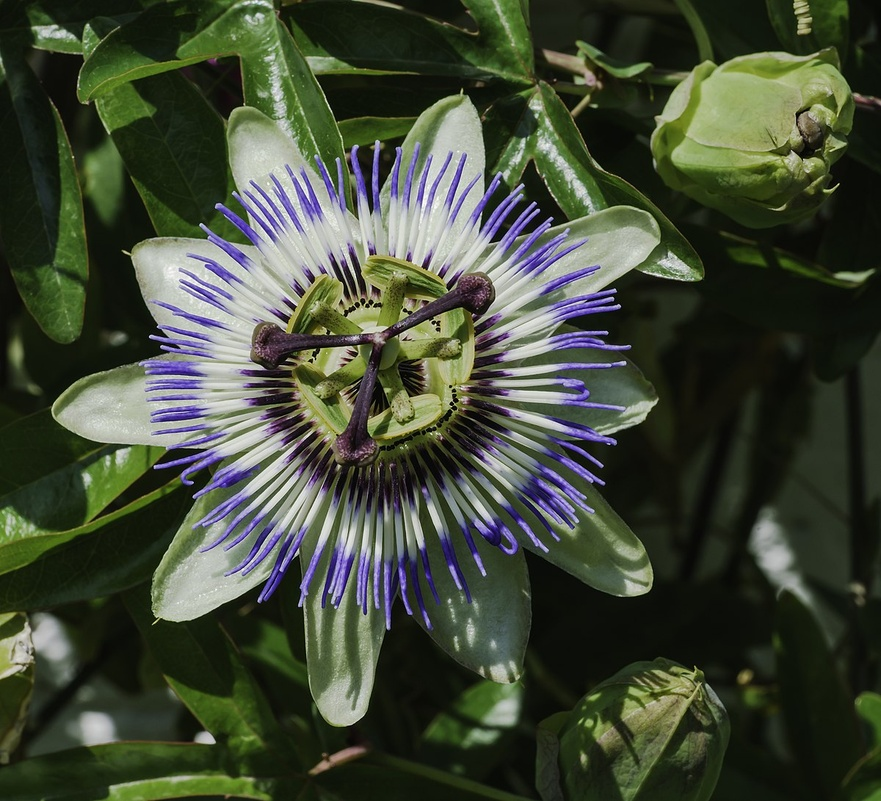
#> input picture Demosaicing/Passiflora_caerulea.jpg, 881 x 801 px, shrunk from 1200 x 1091 before the run
$ python demosaicing.py
#> lines starting #> are read from the running program, lines starting #| are printed output that depends on the picture
import cv2 as cv
import numpy as np
from matplotlib import pyplot as plt

img = cv.imread('Passiflora_caerulea.jpg')      # It is needed to be in this folder to be able to upload the image
#> img is the input picture: shape (801, 881, 3); mean B, G, R 55.2, 72.6, 65.1

plt.axis('off')
plt.imshow(img)
plt.show()


#BayerMask = np.array([[[0, 1], [0, 0]],
#                         [[1, 0], [0, 1]],
#                         [[0, 0], [1, 0]]], np.uint8)  - visualising as matrix Bayer mask

def bayer(image):           # Simulating image sensor with Bayer filter
  length = len(image)
  width = len(image[0])
  bayer = np.zeros_like(image)
  for row in range (length):
    for column in range (width):
      if (row%2 == 1 and column%2 == 1):
        bayer[row, column] = [image[row, column, 0], 0, 0]      #blue
      elif (row%2 == 0 and column%2 == 0):
        bayer[row, column] = [0, 0, image[row, column, 2]]      #red
      else:
        bayer[row, column] = [0, image[row, column, 1], 0]     #green

  return bayer


def x_trans(image):         # Simulating image sensor with Fuji X-Trans filter
  length = len(image)
  width = len(image[0])
  x_trans = np.zeros((length, width, 3), np.uint8)
  for row in range (0, length):
    for column in range (0, width):
      if (row%6 == 0 and column%6 == 1) or (row%6 == 0 and column%6 == 5) or (row%6 == 1 and column%6 == 3) or (row%6 == 2 and column%6 == 0) or (row%6 == 3 and column%6 == 2) or (row%6 == 3 and column%6 == 4) or (row%6 == 4 and column%6 == 0) or (row%6 == 5 and column%6 == 3): #blue

        x_trans[row][column] = [image[row][column][0], 0, 0]
      elif (row%6 == 0 and column%6 == 2) or (row%6 == 0 and column%6 == 4) or (row%6 == 1 and column%6 == 0) or (row%6 == 2 and column%6 == 3) or (row%6 == 3 and column%6 == 1) or (row%6 == 3 and column%6 == 5) or (row%6 == 4 and column%6 == 3) or (row%6 == 5 and column%6 == 0): #red

        x_trans[row][column] = [0, 0, image[row][column][2]]
      else:
      #((row%6 == 0 or row%6 == 3) and (column%6 == 0 or column%6 == 3)) or ((row%6 == 1 or row%6 == 2 or row%6 == 4 or row%6 == 5) and (column%6 == 1 or column%6 == 2 or column%6 == 4 or column%6 == 5)): #green
        x_trans[row][column] = [0, image[row][column][1], 0]

  return x_trans

plt.imshow(bayer(img))    # Mosaicing image using Bayer filter
#> in bayer, `length = len(image)`: length = 801
#> in bayer, `width = len(image[0])`: width = 881
#> after the loop in bayer, `for row in range (length):`:
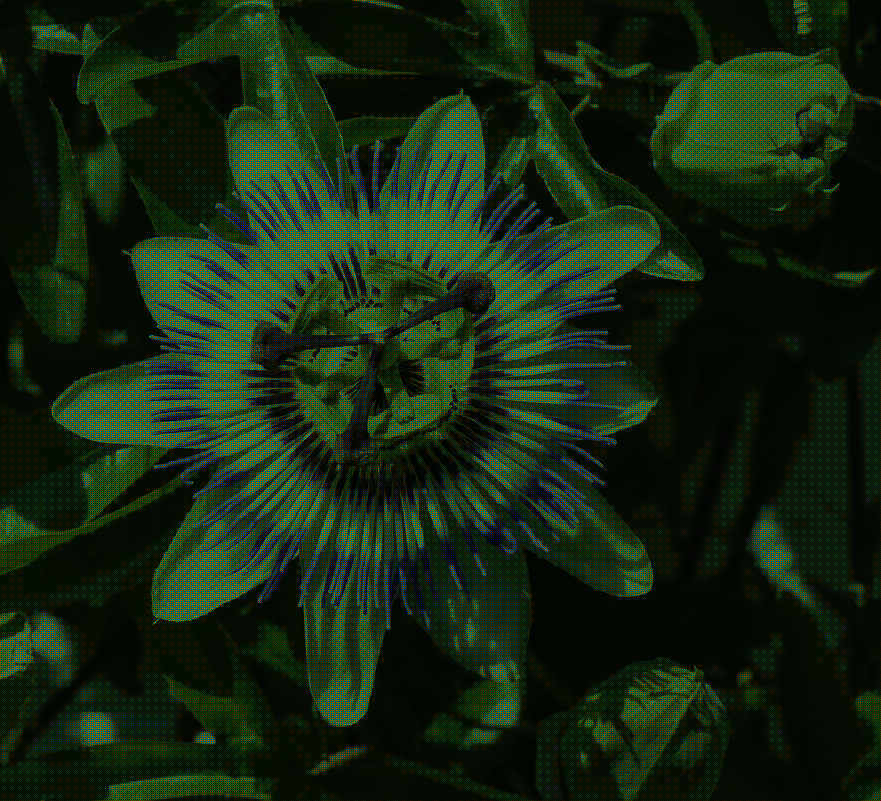
#> bayer: shape (801, 881, 3); mean B, G, R 13.8, 36.3, 16.3
plt.axis('off')
plt.show()

plt.imshow(x_trans(img))    # Mosaicing image using Fuji X-Trans filter
#> in x_trans, `length = len(image)`: length = 801
#> in x_trans, `width = len(image[0])`: width = 881
#> after the loop in x_trans, `for row in range (0, length):`:
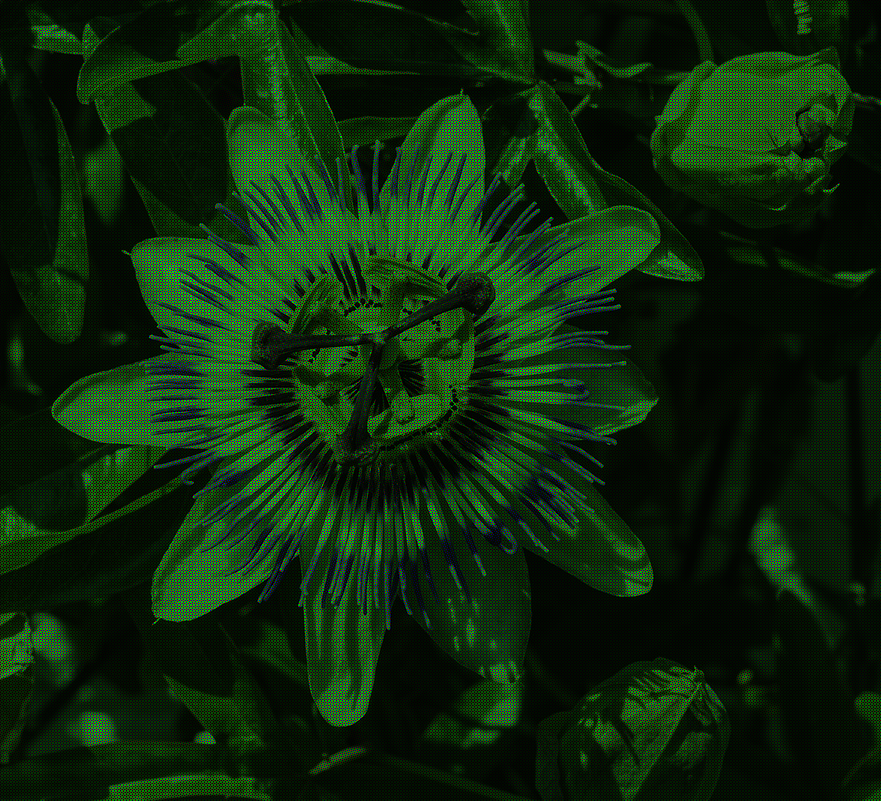
#> x_trans: shape (801, 881, 3); mean B, G, R 12.3, 40.3, 14.5
plt.axis('off')
plt.show()


def bayer_demosaic(image):          # Reconstructing (demosaicing) of a Bayer format image (Bayer interpolation)

  length = len(image)
  width = len(image[0])
  demosaic = np.zeros((length, width, 3), np.uint8)

  B, G, R = cv.split(image)
  kernelGreen = np.ones((2,2), np.float32)/2
  kernelRedBlue = np.ones((2,2), np.float32)

  demosaic[:,:,2] = cv.filter2D(R, -1, kernelRedBlue)    #red
  demosaic[:,:,0] = cv.filter2D(B, -1, kernelRedBlue)    #blue
  demosaic[:,:,1] = cv.filter2D(G, -1, kernelGreen)      #green

  return demosaic

def x_trans_demosaic(image):        # Reconstructing (demosaicing) of a X-Trans format image (Fuji X-Trans interpolation)

  length = len(image)
  width = len(image[0])
  demosaic = np.zeros((length, width, 3), np.uint8)

  B, G, R = cv.split(image)
  kernelGreen = np.ones((3,3), np.float32)/5
  kernelRedBlue = np.ones((3,6), np.float32)/4

  demosaic[:,:,2] = cv.filter2D(R, -1, kernelRedBlue) #red
  demosaic[:,:,0] = cv.filter2D(B, -1, kernelRedBlue) #blue
  demosaic[:,:,1] = cv.filter2D(G, -1, kernelGreen) #green

  return demosaic


demosaic_bayer = bayer_demosaic(bayer(img))     # Demosaiced Bayer image
#> in bayer_demosaic, `length = len(image)`: length = 801
#> in bayer_demosaic, `width = len(image[0])`: width = 881
#> in bayer_demosaic, `B, G, R = cv.split(image)`:
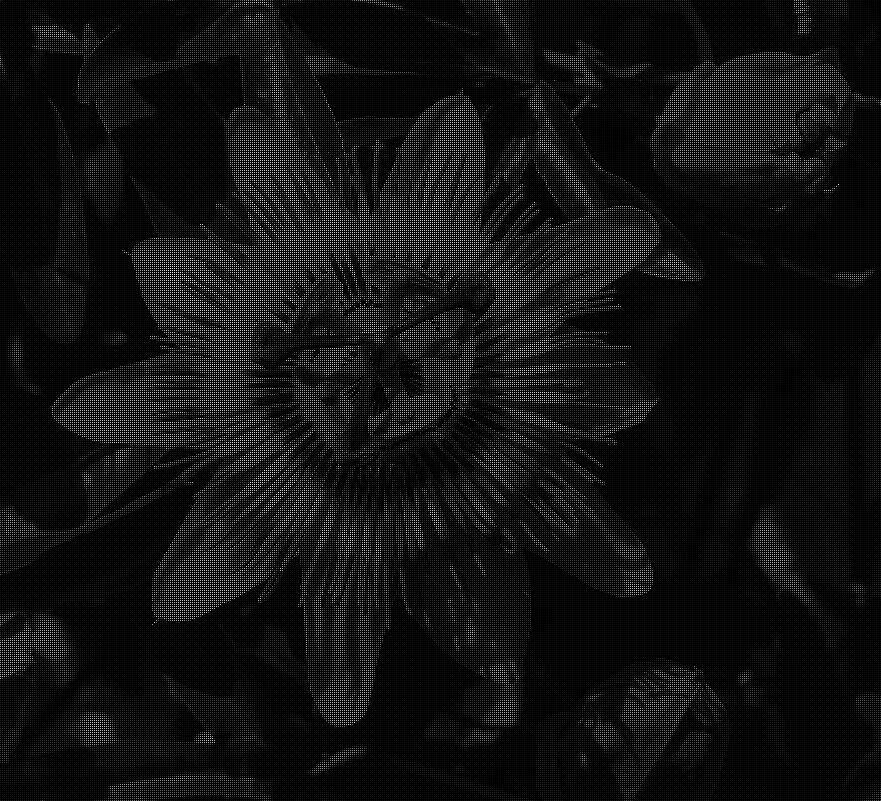
#> R: shape (801, 881); min 0, max 255, mean 16.3
plt.imshow(demosaic_bayer)
plt.axis('off')
plt.show()

demosaic_x_trans = x_trans_demosaic(x_trans(img))    # Demosaiced X-Trans image
#> in x_trans_demosaic, `length = len(image)`: length = 801
#> in x_trans_demosaic, `width = len(image[0])`: width = 881
#> in x_trans_demosaic, `B, G, R = cv.split(image)`:
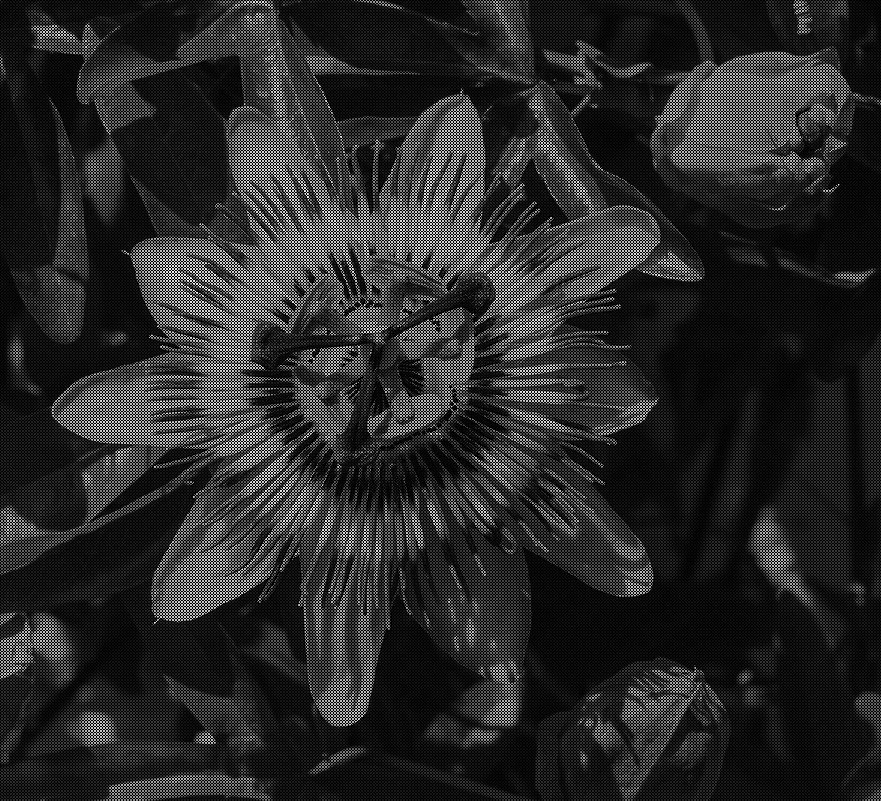
#> G: shape (801, 881); min 0, max 255, mean 40.3
#> in x_trans_demosaic, `demosaic[:,:,0] = cv.filter2D(B, -1, kernelRedBlue)`:
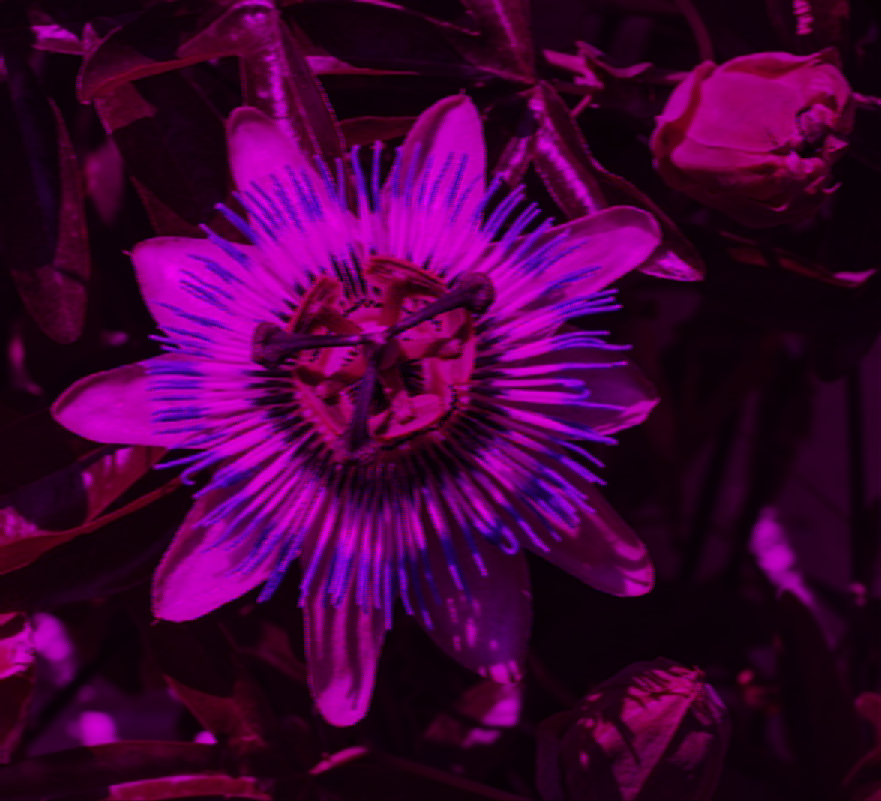
#> demosaic: shape (801, 881, 3); mean of channels 0, 1, 2 55.2, 0, 65.1; drawn as B, G, R
plt.imshow(demosaic_x_trans)
plt.axis('off')
plt.show()

plt.imshow(img - demosaic_bayer)        # Differences between original image and demosaiced one (Bayer)
plt.axis('off')
plt.show()

plt.imshow(img - demosaic_x_trans)      # Differences between original image and demosaiced one (Fuji X-Trans)
plt.axis('off')
plt.show()
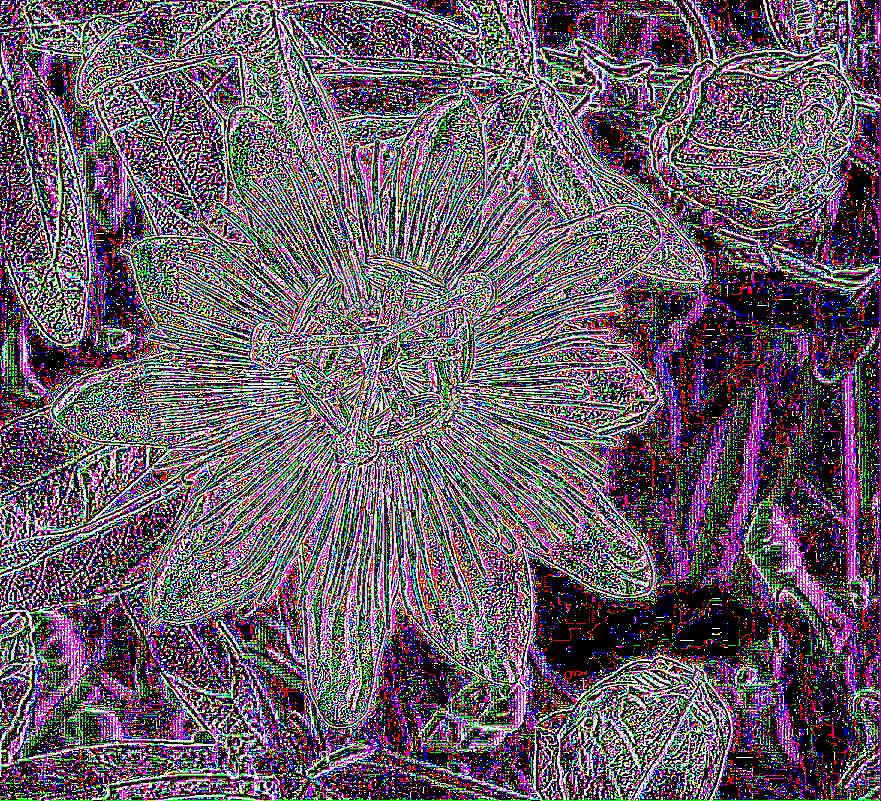
#> shown: shape (801, 881, 3); mean R, G, B 102.4, 87.8, 101

# The images mostly differ at edges - loss of information, less visible colour or roughness
